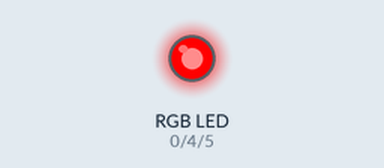
Recording of a sketch running on a simulated Arduino Uno, built with avr-gcc and run on an emulated ATmega328P. Parts: an RGB LED mixed from three pins (HIGH = lit).

Above: at 0.05 s.
At 1.95 s:
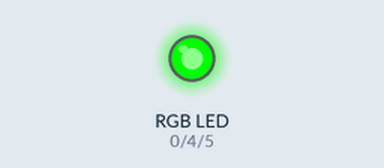
At 2.95 s:
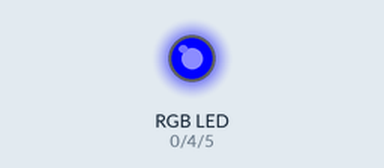
At 3.95 s:
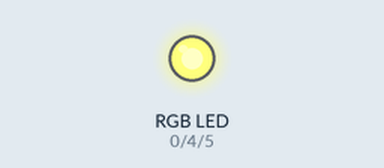
At 5.95 s:
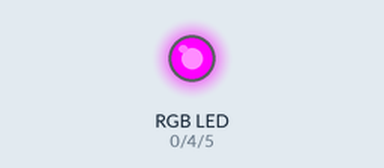
At 7.95 s:
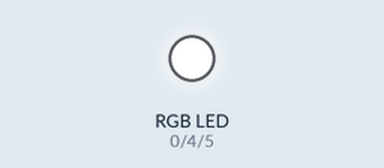
Timing chart, 0 to 10.4 s (numbered marks = the images above):
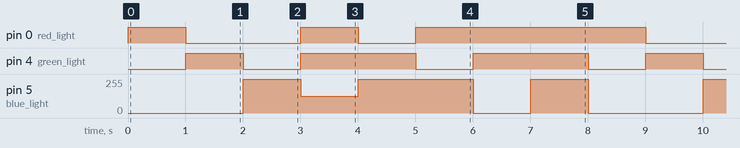

Measured:
- by itself, pin 0 (red_light): repeats every 8.0 s: LOW 2.0 s, HIGH 1.0 s, LOW 1.0 s, HIGH 4.0 s
- by itself, pin 4 (green_light): repeats every 8.0 s: 2 × (LOW 1.0 s, HIGH 2.0 s), LOW 1.0 s, HIGH 1.0 s
- by itself, pin 5 (blue_light): repeats every 8.0 s: 125/255 1.0 s, 255/255 2.0 s, 0/255 1.0 s, 255/255 1.0 s, 0/255 2.0 s, 255/255 1.0 s

The sketch:

sketch.ino
```cpp
int red_light = 0;
int green_light = 4;
int blue_light = 5;

void setup()
{
    pinMode(red_light, OUTPUT);
    pinMode(green_light, OUTPUT);
    pinMode(blue_light, OUTPUT);
}

void loop()
{
    RGB_color(255, 0, 0); // Red
    delay(1000);
    RGB_color(0, 255, 0); // Green
    delay(1000);
    RGB_color(0, 0, 255); // Blue
    delay(1000);
    RGB_color(255, 255, 125); // Raspberry
    delay(1000);
    RGB_color(0, 255, 255); // Cyan
    delay(1000);
    RGB_color(255, 0, 255); // Magenta
    delay(1000);
    RGB_color(255, 255, 0); // Yellow
    delay(1000);
    RGB_color(255, 255, 255); // White
    delay(1000);
}

void RGB_color(int red_light_value, int green_light_value, int blue_light_value)
{
    analogWrite(red_light, red_light_value);
    analogWrite(green_light, green_light_value);
    analogWrite(blue_light, blue_light_value);
}
```
